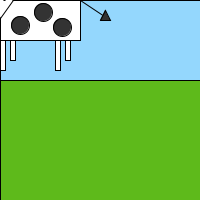
Frame 1 (no input)
Frame 60 (the mouse pressed at the canvas centre just before this capture): identical to frame 1, image omitted
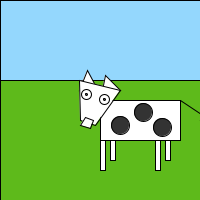
Frame 120 (the mouse held since frame 60 and released just before this capture)

The Processing sketch that drew these frames (run headless with seeded random() and noise(); from frame 60 on, the mouse is pressed at the canvas centre):

// Processing sketch: processing_24144
// ── processing_24144.pde

void setup() {
//run once
size(200,200);
smooth();
}

void draw() {
int x = mouseX;
int y = mouseY;

//sky
fill(148,215,253);
rect(0,0,200,80);
noFill();

//grass
fill(94,186,27);
rect(0,80,200,120);
noFill();

//body and ears
fill(255);
rect(x,y,80,40);
triangle(x-13,y-30,x-21,y-10,x-5,y-15);
triangle(x+5,y-25,x,y+0,x+20,y-10);
noFill();

//head
fill(255);
beginShape();
vertex(x-21,y-20);
vertex(x-20,y+20);
vertex(x-5,y+25);
vertex(x+20,y-10);
endShape(CLOSE);
noFill();

//eyes
fill(51);
ellipse(x-14,y-6,2,2);
ellipse(x+4,y-1,2,2);
noFill();

//legs
fill(255);
rect(x,y+40,5,30);
rect(x+10,y+40,5,20);
rect(x+55,y+40,5,30);
rect(x+65,y+40,5,20);
noFill();

//tail
fill(51);
line(x+80,y,x+110,y+20);
triangle(x+100,y+20,x+105,y+10,x+110,y+20);
noFill();

//black circles on the body
fill(51);
ellipse(x+20,y+25,18,18);
ellipse(x+43,y+12,18,18);
ellipse(x+62,y+27,18,18);
noFill();

println(mousePressed);
if (mousePressed==true) {
  ellipse(x-14,y-6,10,10);
  ellipse(x+4,y-1,10,10);
  fill(255);
  beginShape();
  vertex(x-15,y+17);
  vertex(x-20,y+25);
  vertex(x-10,y+28);
  vertex(x-7,y+20);
  endShape(CLOSE);
  noFill();
}
}
